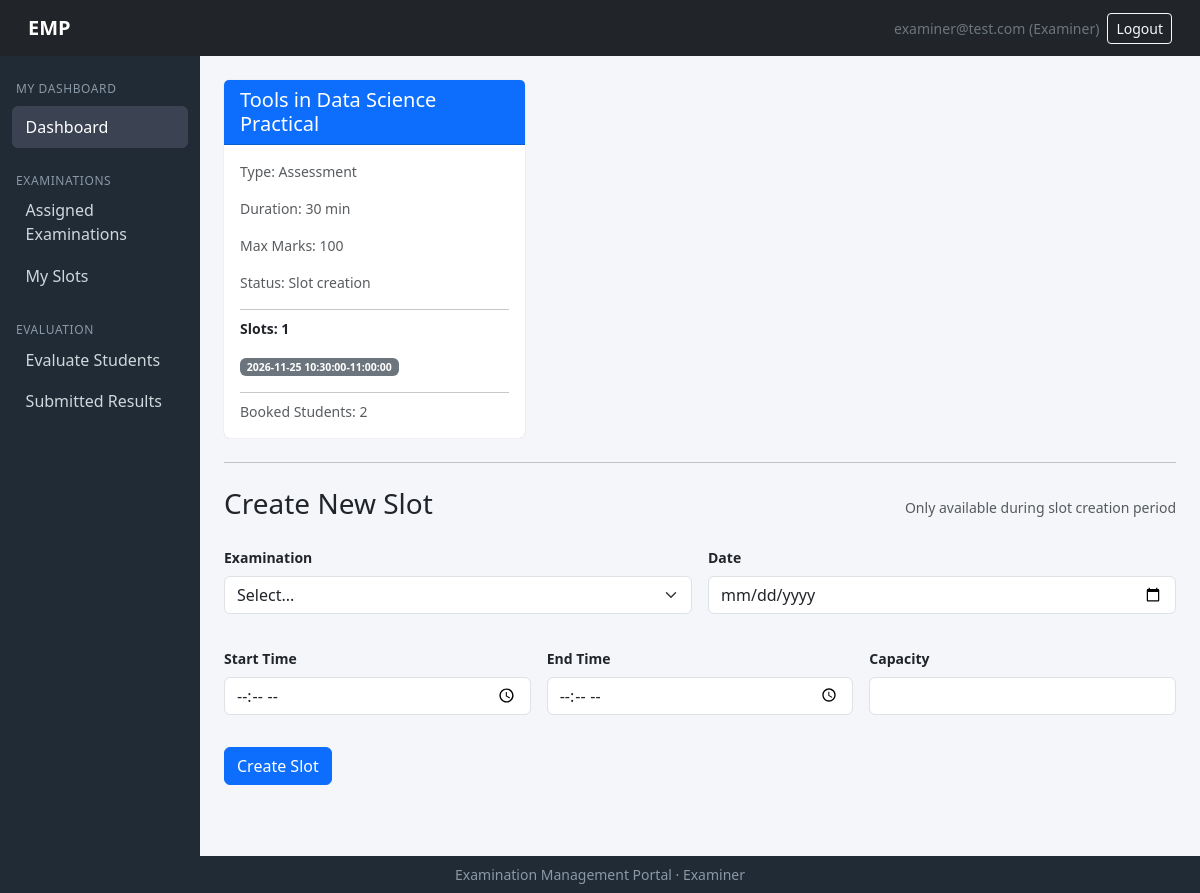
The page /examiner/dashboard (signed in) on the database its author committed.
### models/models.py (models this page shows, shortened)
class User(db.Model, UserMixin):
    __tablename__ = "users"
    id = db.Column(db.Integer, primary_key=True)
    email   = db.Column(db.String(120), unique=True, nullable=False, index=True)
    password_hash = db.Column(db.String(256), nullable=False)
    role = db.Column(db.String(20), nullable=False)   # admin | examiner | student
    is_active = db.Column(db.Boolean, default=True)
    created_at= db.Column(db.DateTime, default=datetime.utcnow)
    examiner=db.relationship("Examiner", backref="user", uselist=False)
    student  = db.relationship("Student", backref="user", uselist=False)
    admin  =db.relationship("Admin", backref="user", uselist=False)

class Examination(db.Model):
    __tablename__ = "examinations"
    id   = db.Column(db.Integer, primary_key=True)
    course_id = db.Column(db.Integer, db.ForeignKey("courses.id"), nullable=False)
    name     = db.Column(db.String(150), nullable=False)
    exam_type= db.Column(db.String(30), nullable=False)   # Viva|Practical|Project Demo|Assessment
    duration = db.Column(db.Integer, nullable=False)       # in minutes ig?
    max_marks = db.Column(db.Integer, nullable=False)
    slot_creation_start = db.Column(db.DateTime)
    slot_creation_end=db.Column(db.DateTime)
    slot_booking_start  = db.Column(db.DateTime)
    slot_booking_end  = db.Column(db.DateTime)
    status = db.Column(db.String(20), default="draft")  # draft|slot_creation|booking_open|closed|completed perhaps
    rubrics = db.relationship("Rubric", backref="exam")
    slots  = db.relationship("ExaminationSlot", backref="exam")

class ExaminationSlot(db.Model):
    __tablename__ = "examination_slots"
    id  = db.Column(db.Integer, primary_key=True)
    exam_id  = db.Column(db.Integer, db.ForeignKey("examinations.id"), nullable=False)
    examiner_id=db.Column(db.Integer, db.ForeignKey("examiners.id"), nullable=False)
    date = db.Column(db.Date, nullable=False)
    start_time= db.Column(db.Time, nullable=False)
    end_time       = db.Column(db.Time, nullable=False)
    max_capacity   = db.Column(db.Integer, nullable=False)
    available_seats = db.Column(db.Integer, nullable=False)
    status         = db.Column(db.String(20), default="available")  # available|full|cancelled|completed
    bookings  = db.relationship("Booking", backref="slot")

### routes/examiner_routes.py (the view)
@examiner_bp.route('/dashboard')
@login_required
def dashboard():
    if current_user.role != 'examiner':
        flash('Access denied.', 'danger')
        return redirect(url_for('auth.login'))
    examiner = get_examiner_or_abort()
    if not examiner:
        flash('Examiner profile not found.', 'danger')
        return redirect(url_for('auth.login'))
    exams = []
    can_create_slots = False
    for slot in examiner.slots:
        exam = slot.exam
        if exam.status == 'slot_creation':
            can_create_slots = True
    seen = set()
    for slot in examiner.slots:
        exam = slot.exam
        if exam.id in seen:
            continue
        seen.add(exam.id)
        slots_data = []
        for s in exam.slots:
            if s.examiner_id == examiner.id:
                slots_data.append({
                    'id': s.id,
                    'date': s.date,
                    'start_time': s.start_time,
                    'end_time': s.end_time,
                    'capacity': s.max_capacity,
                    'booked': s.max_capacity - s.available_seats,
                    'status': s.status.capitalize(),
                })
        bookings_data = []
        for s in exam.slots:
            if s.examiner_id == examiner.id:
                for b in s.bookings:
                    if b.status == 'booked':
                        bookings_data.append({'id': b.id})
        exams.append({
            'id': exam.id,
            'name': exam.name,
            'type': exam.exam_type,
            'duration': exam.duration,
            'max_marks': exam.max_marks,
            'status': exam.status.replace('_', ' ').capitalize(),
            'slots': slots_data,
            'bookings': bookings_data,
        })
    all_examiner_exam_ids = {slot.exam_id for slot in examiner.slots}
    for eid in all_examiner_exam_ids:
        exam = Examination.query.get(eid)
        if exam and exam.status == 'slot_creation':
            can_create_slots = True
            break
    exams_options = []
    for eid in all_examiner_exam_ids:
        exam = Examination.query.get(eid)
        if exam and exam.status == 'slot_creation':
            exams_options.append({'value': exam.id, 'label': exam.name})
    return render_template('examiner/dashboard.html',
        exams=exams,
        can_create_slots=can_create_slots,
        exams_options=exams_options,
        examiner=examiner,
    )

### app.py (called while the page is built)
@login_manager.user_loader
def load_user(user_id):
    return User.query.get(int(user_id))

### routes/examiner_routes.py (called while the page is built)
def get_examiner_or_abort():
    examiner = Examiner.query.filter_by(user_id=current_user.id).first()
    return examiner

### templates/examiner/dashboard.html (shortened to what this page needs)
{% extends "examiner/base_examiner.html" %}
{% import "admin/_macros.html" as macros %}
{% import "admin/_status.html" as status %}
{% block content %}
{% if not exams %}
    <div class="alert alert-info mt-4">
        You have no assigned examinations at this time.
    </div>
{% else %}
    <div class="row g-4">
        {% for exam in exams %}
            <div class="col-md-4">
                <div class="card h-100">
                    <div class="card-header bg-primary text-white">
                        <h5 class="mb-0">{{ exam.name }}</h5>
                    </div>
                    <div class="card-body">
                        <p class="card-text small text-muted">Type: {{ exam.type }}</p>
                        <p class="card-text small text-muted">Duration: {{ exam.duration }} min</p>
                        <p class="card-text small text-muted">Max Marks: {{ exam.max_marks }}</p>
                        <p class="card-text small text-muted">Status: {{ exam.status }}</p>
                        {% if exam.slots %}
                            <hr class="my-2">
                            <p class="card-text small fw-semibold">Slots: {{ exam.slots|length }}</p>
                            <ul class="list-unstyled small">
                                {% for slot in exam.slots %}
                                    <li>
                                        <span class="badge bg-secondary">{{ slot.date }} {{ slot.start_time }}-{{ slot.end_time }}</span>
                                    </li>
                                {% endfor %}
                            </ul>
                        {% endif %}
                        {% if exam.bookings|length > 0 %}
                            <hr class="my-2">
                            <p class="card-text small text-muted">Booked Students: {{ exam.bookings|length }}</p>
                        {% endif %}
                    </div>
                </div>
            </div>
        {% endfor %}
    </div>
{% endif %}
{% if can_create_slots %}
    <hr class="my-4">
    <div class="d-flex justify-content-between align-items-center mb-3">
        <h3>Create New Slot</h3>
        <small class="text-muted">Only available during slot creation period</small>
    </div>
    <form method="POST" action="{{ url_for('examiner.slot_create') }}">
        <div class="row g-3">
            <div class="col-md-6">
                {{ macros.select_row('Examination', 'exam_id', '', exams_options, true) }}
            </div>
            <div class="col-md-6">
                {{ macros.form_row('Date', 'date', '', type='date', required=true) }}
            </div>
            <div class="col-md-4">
                {{ macros.form_row('Start Time', 'start_time', '', type='time', required=true) }}
            </div>
            <div class="col-md-4">
                {{ macros.form_row('End Time', 'end_time', '', type='time', required=true) }}
            </div>
            <div class="col-md-4">
                {{ macros.form_row('Capacity', 'capacity', '', type='number', min=1, required=true) }}
            </div>
        </div>
        <div class="mt-3">
            <button type="submit" class="btn btn-primary">Create Slot</button>
        </div>
    </form>
{% endif %}
{% endblock %}

### templates/base.html (shortened to what this page needs)
<!DOCTYPE html>
<html lang="en">
<head>
    <link href="https://cdn.jsdelivr.net/npm/bootstrap@5.3.3/dist/css/bootstrap.min.css" rel="stylesheet">
</head>
<body class="d-flex flex-column min-vh-100">
<nav class="navbar navbar-dark bg-dark px-3">
    <div class="container-fluid">
        <a class="navbar-brand" href="{{ url_for('auth.home') }}">EMP</a>
        <div class="d-flex align-items-center gap-2">
            {% if current_user.is_authenticated %}
                <span class="text-secondary small d-none d-sm-inline">{{ current_user.email }} ({{ current_user.role|capitalize }})</span>
                <a class="btn btn-outline-light btn-sm" href="{{ url_for('auth.logout') }}">Logout</a>
            {% endif %}
        </div>
    </div>
</nav>
<div class="container-fluid flex-grow-1">
    <div class="row">
        {% block sidebar %}
        <nav class="col-md-2 col-lg-2 sidebar d-none d-md-block py-3">
            {% block nav_links %}{% endblock %}
        </nav>
        {% endblock %}
        <main class="col-md-10 col-lg-10 p-4">
            {% block content %}{% endblock %}
        </main>
    </div>
</div>
<footer class="footer text-center py-2 mt-auto small">
    Examination Management Portal &middot; {{ current_user.role|capitalize if current_user.is_authenticated else '' }}
</footer>
</body>
</html>

### templates/base.html (style rules this page uses)
body { background:#f4f6f9; }
.navbar-brand { font-weight:700; }
.sidebar { background:#212b36; color:#cfd8dc; min-height:100vh; }
.card { border:0; box-shadow:0 0 1px rgba(0,0,0,.25); }
.footer { background:#212b36; color:#8a99a6; }

### rows shown on the page
User: email "examiner@test.com", role "Examiner"
Examination: name "Tools in Data Science Practical", type "Assessment", duration "30", max_marks "100", status "Slot creation", slots|length "1", bookings|length "2"
ExaminationSlot: date "2026-11-25", start_time "10:30:00", end_time "11:00:00"

### other values the page prints
{{ label }} "Examination"
{{ label }} "Date Start Time End Time Capacity"
